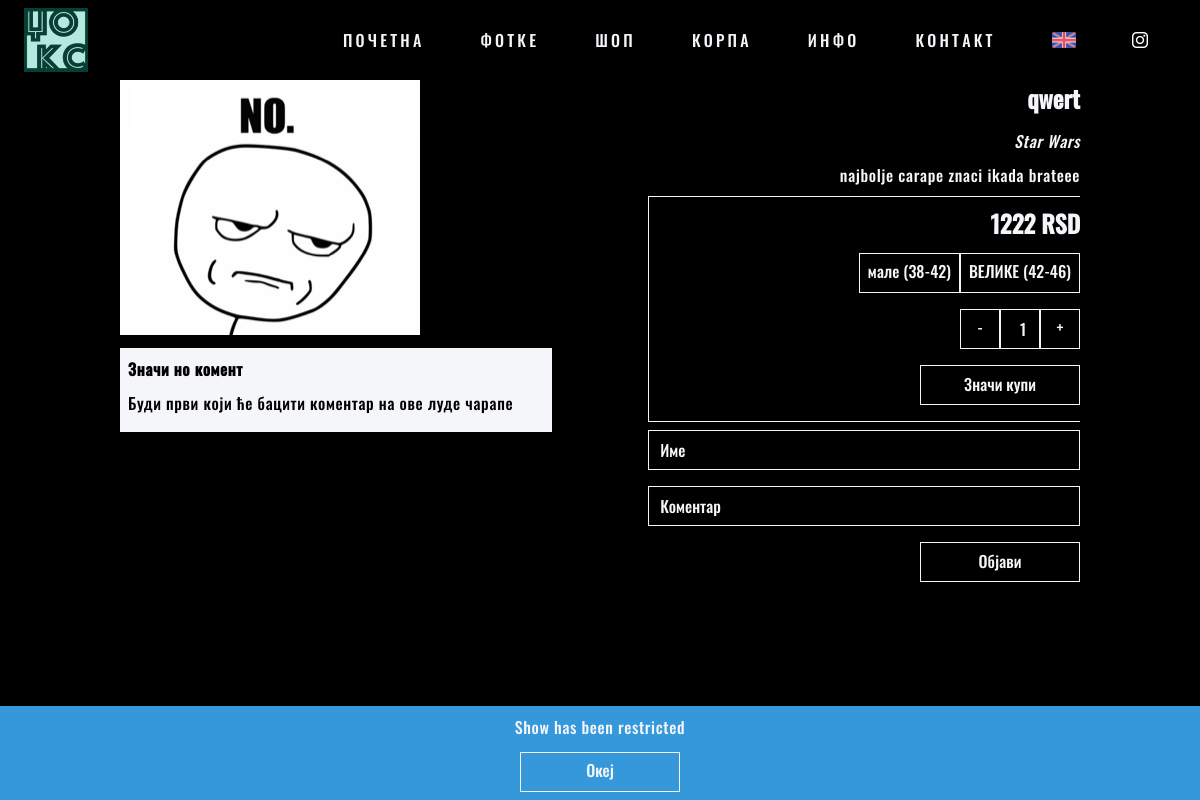
/pages/product.php?id=54, run on an earlier commit of the app's database.
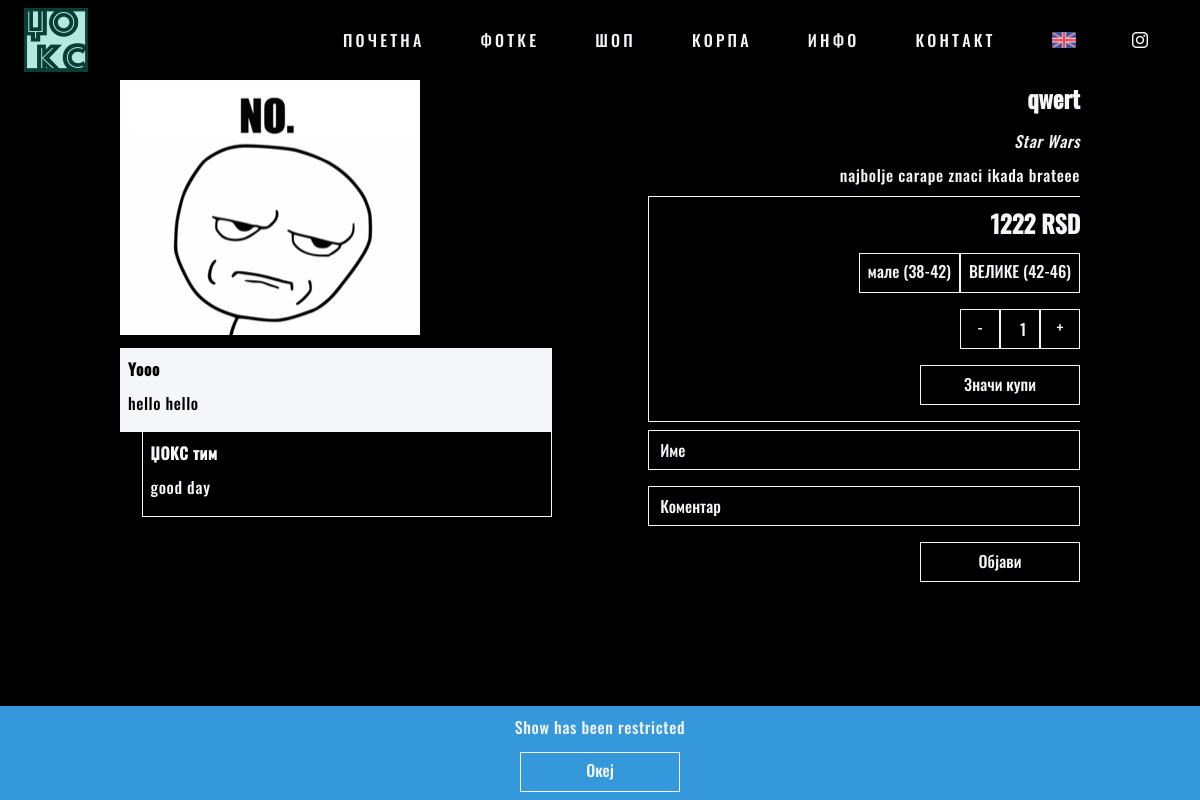
And on a later commit of the database.
### tables this page shows
CREATE TABLE `notifications` (
  `id` int(11) NOT NULL,
  `key` varchar(50) NOT NULL,
  `message` text NOT NULL
);

CREATE TABLE `sizes` (
  `id` int(11) NOT NULL,
  `name` varchar(10) NOT NULL
);

CREATE TABLE `comments` (
  `id` int(11) NOT NULL,
  `name` varchar(50) NOT NULL,
  `comment` text NOT NULL,
  `product` int(11) DEFAULT NULL,
  `ip` varchar(20) NOT NULL,
  `accepted` tinyint(1) NOT NULL DEFAULT '0',
  `reply_to` int(11) DEFAULT NULL
);

### logic/config.php (called while the page is built, shortened)
<?php
	require("../logic/functions.php");
	$page = basename($_SERVER["SCRIPT_FILENAME"], '.php');
?>

### logic/functions.php (called while the page is built, shortened)
<?php
    function strip($var) {
		return mysqli_real_escape_string($GLOBALS['connect'], htmlspecialchars(strip_tags(trim($var))));
    }
	function get_description($id, $lang) {
		$path = "../products/" . $id . "/desc/";
		if(is_null($lang)) {
			if(isset($_SESSION['lang']) && $_SESSION['lang'] == 'en') {
				$path .= "en";
			}else {
				$path .= "rs";
			}
		}else {
			$path .= $lang;
		}
		$path .= ".txt";
		if(file_exists($path)) {
			return file_get_contents($path);
		}else {
			return NULL;
		}
	}
	function get_all_product_images($id) {
		$path = '../products/' . $id . '/img';
		$i = 0;
		if($i == 0) {
			$images[] = '../img/no_photo.jpg';
		}
		return $images;
	}
	function get_quantity($size, $id) {
		global $connect;
		$cmd = "SELECT quantity FROM warehouse WHERE product=" . $id . " AND size=" . $size . " ORDER BY id DESC";
		return mysqli_fetch_array(mysqli_query($connect, $cmd))[0];
	}
	function get_price($price) {
		$currency = 'RSD';
		return $price = round($price, 2) . ' ' . $currency;
	}
?>

### pages/product.php (the view, shortened to what the changed rows need)
<?php
    require("../logic/config.php");
	$product = strip($_GET["id"]);
?>
<html>
    <head>
        <?php
            require("../ui/link.php");
			$cmd = "SELECT
				products.id AS product_id,
				products.name AS product_name,
				products.price AS product_price,
				collections.name AS collection_name
				FROM products
				INNER JOIN collections
				ON products.collection=collections.id
				WHERE products.id='$product'";
			$result = mysqli_query($connect, $cmd);
			$row = mysqli_fetch_array($result);
        ?>
		<link rel="stylesheet" href="../css/product.css">
    </head>
    <body>
        <?php require("../ui/header.php"); ?>
        <div class="main padded">
            <?php
				if(!is_null($row)) {
					echo '<div class="sp-wrap">';
					foreach(get_all_product_images($product) as $image) {
						echo '<a href="' . $image .'"><img src="' . $image . '" alt=""></a>';
					}
					echo '</div>';
                    echo '<div class="options">';
					echo '<h2>' . $row["product_name"] . '</h1>';
					echo '<p><i>' . $row["collection_name"] . '</i></p>';
					$desc = get_description($product, NULL);
					if(!is_null($desc) && !empty($desc)) {
						echo '<p>' . $desc . '</p>';
					}
					echo '<form class="bordered" action="../actions/cart_add" method="GET">';
					echo '<h2> ' . get_price($row["product_price"]) . '</h2>';
					echo '<div class="input-wrapper">';
					echo '<div class="input-group">';
					$cmd = "SELECT * FROM sizes";
					$result = mysqli_query($connect, $cmd);
					while($size = mysqli_fetch_array($result)) {
						$qty = get_quantity($size["id"], $product);
						echo '<div class="radio-input">';
						echo '<label ';
						if($qty == 0) {
							echo 'class="crossed" ';
						}
						echo 'for="size-' . $size["id"] . '">';
						echo '<span>' . $string["product"]["sizes"][$size["name"]] . '</span>';
						echo '</label>';
						echo '</div>';
					}
					echo '</div>';
					echo '</div>';
					echo '<div class="input-wrapper">';
					echo '<div class="input-group">';
					echo '</div>';
					echo '</div>';
                    echo '<input class="button" type="submit" value="' . $string["product"]["buy"] . '"/>';
					echo '</form>';
					echo '<form action="../actions/comment_add" method="POST">';
					echo '<input type="text" name="name" placeholder="' . $string['product']['name'] . '" required/>';
					echo '<input type="text" name="comment" placeholder="' . $string['product']['comment'] . '" required/>';
					echo '<input type="submit" class="button" value="' . $string['product']['post'] . '" />';
                    echo '</form></div>';
					echo '<div class="comments">';
					$cmd = "SELECT
						review.name, review.comment,
						reply.comment AS reply
						FROM comments review
						LEFT JOIN comments reply
						ON reply.reply_to=review.id
						WHERE review.product=" . $product . " AND review.accepted=1";
						$result = mysqli_query($connect, $cmd);
					if(mysqli_num_rows($result) == 0) {
						echo '<div class="comment">';
						echo '<p><b>' . $string['product']['noComments'] . '</b></p>';
						echo '<p>' . $string['product']['noCommentsText'] . '</p>';
						echo '</div>';
					}else {
						while($row = mysqli_fetch_array($result)) {
							echo '<div class="comment">';
							echo '<p><b>' . $row["name"] . '</b></p>';
							echo '<p>' . $row["comment"] . '</p>';
							echo '</div>';
							if(!is_null($row['reply'])) {
								echo '<div class="comment comment-reply">';
								echo '<p><b>' . $string['product']['reply'] . '</b></p>';
								echo '<p>' . $row['reply'] . '</p>';
								echo '</div>';
							}
						}
					}
					echo '</div>';
                }else {
					echo '<div class="center-both">';
                    echo '<h1>'  . $string["product"]["invalid"] . '</h1>';
                    echo '<a href="shop" class="button center">'  . $string["product"]["continue"] . '</a>';
					echo '</div>';
                }
            ?>
        </div>
    </body>
</html>

### ui/header.php (shortened to what the changed rows need)
<header>
    <div id="wrap">
        <nav id="nav">
            <ul>
                <?php
                    $items = ["home", "gallery", "shop", "cart", "info", "contact"];
                    foreach($items as $item) {
                        echo '<li><a href="../pages/' . $item .'" class="';
						echo 'shake shake-basic shake-hover';
                        if(strcmp($item, $page) == 0) {
                        	echo ' selected';
                        }
                        echo '">' . $string["header"][$item] . '</a></li>';
                    }
                ?>
            </ul>
        </nav>
    </div>
</header>
<?php
	$cmd = "SELECT * FROM notifications";
	$result = mysqli_query($connect, $cmd);
	while($notify = mysqli_fetch_array($result)) {
		if(!isset($_SESSION[$notify['key']])) {
			echo '<div class="status status-notify">';
			echo '<p>' . $notify['message'] . '</p>';
			echo '<a class="button center notifyButton" myKey="' . $notify['key'] . '" myValue="1">' . $string['header']['ok'] . '</a>';
			echo '</div>';
		}
	}
?>

What changed in the data, as far as the page shows it:
added comments: name "Yooo", comment "hello hello", comments.comment "good day"
Also different on the page:
$string['product']['noComments']: "Значи но комент" → (not shown)
$string['product']['noCommentsText']: "Буди први који ће бацити коментар на ове луде чарапе" → (not shown)
